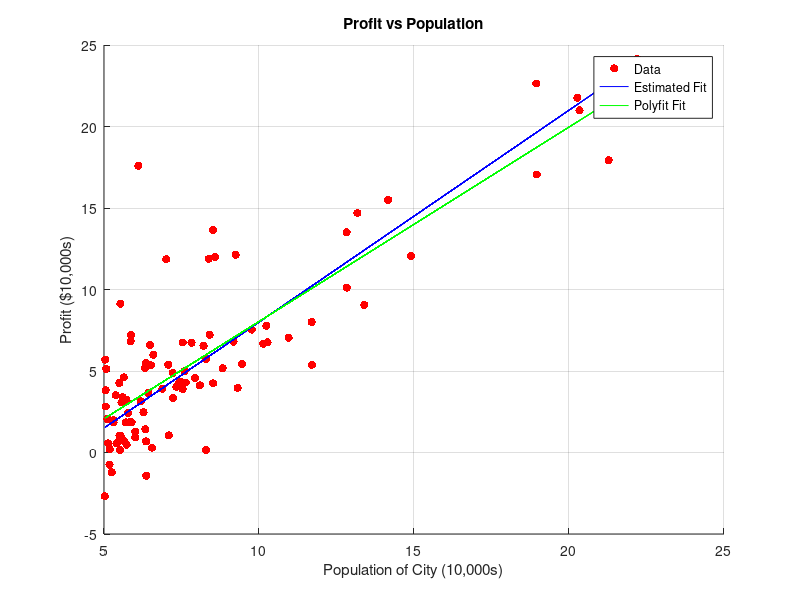

Recreate this plot in MATLAB.
% Load the data
load('data.mat', 'data'); % Use appropriate file format, such as .txt or .csv
population = data(:, 1);
profit = data(:, 2);

% Plot the data
figure;
scatter(population, profit, 'r', 'filled');
title('Profit vs Population');
xlabel('Population of City (10,000s)');
ylabel('Profit ($10,000s)');
grid on;

% Visually estimate the linear fit
hold on;
estimated_intercept = -5; % rough estimate
estimated_slope = 1.3;   % rough estimate
y_estimated = estimated_slope * population + estimated_intercept;
plot(population, y_estimated, 'b-');
%legend('Data', 'Estimated Fit');

% Predict the profit for a population of 35K
population_35k = 35; % 35K population
profit_35k_estimated = estimated_slope * population_35k + estimated_intercept;
fprintf('Estimated profit for a population of 35K: $%.2f\n', profit_35k_estimated * 10000);

% Use polyfit to estimate parameters for a linear fit
p = polyfit(population, profit, 1);
fitted_slope = p(1);
fitted_intercept = p(2);

% Plot the new linear fit
y_fitted = fitted_slope * population + fitted_intercept;
plot(population, y_fitted, 'g-');
legend('Data', 'Estimated Fit', 'Polyfit Fit');
hold off;

% Predict the profit for a population of 35K using polyfit
profit_35k_fitted = fitted_slope * population_35k + fitted_intercept;
fprintf('Polyfit estimated profit for a population of 35K: $%.2f\n', profit_35k_fitted * 10000);

% Compare the error of both fits
error_estimated = sum((profit - y_estimated).^2);
error_fitted = sum((profit - y_fitted).^2);

fprintf('Least squares error for the estimated fit: %.2f\n', error_estimated);
fprintf('Least squares error for the polyfit fit: %.2f\n', error_fitted);
